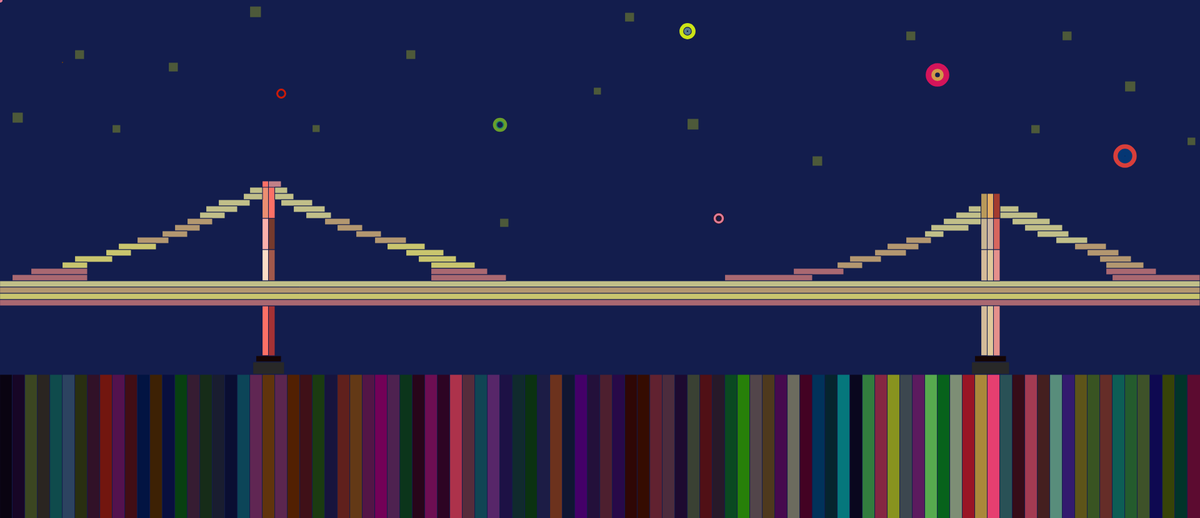
Frame 1 (no input)
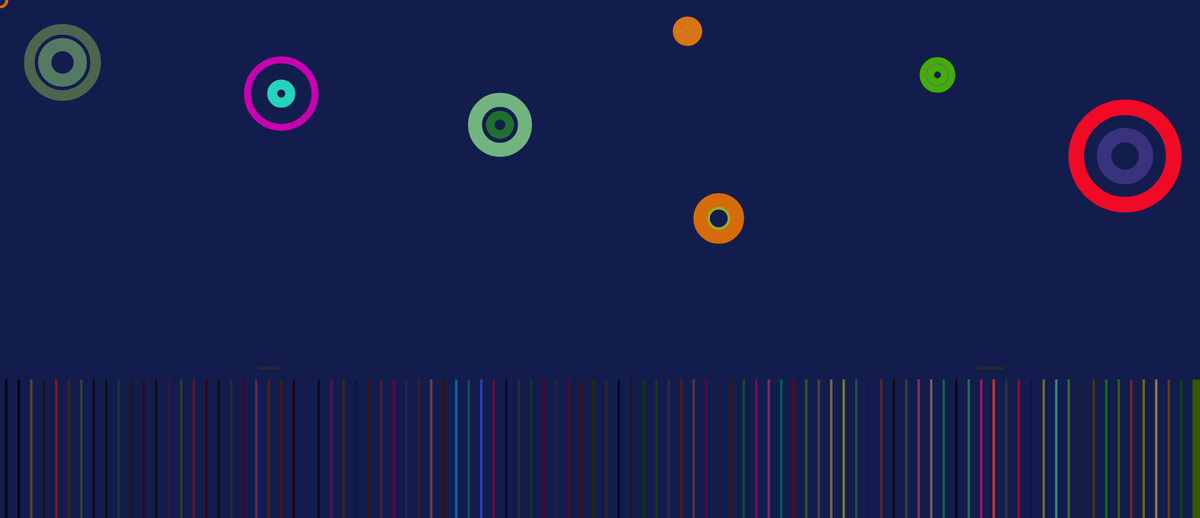
Frame 60 (no input)
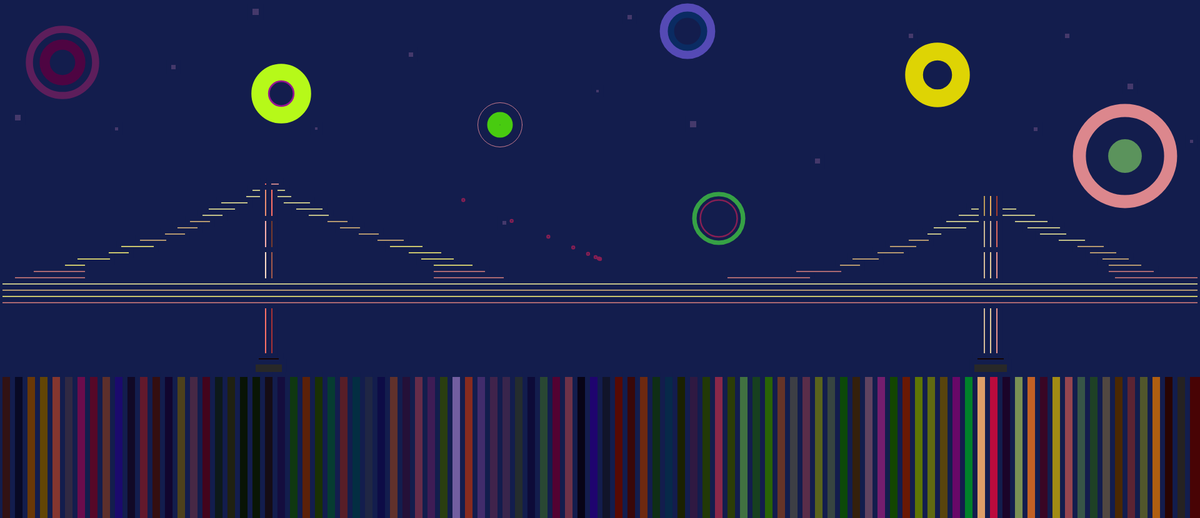
Frame 120 (the mouse pressed at the canvas centre since frame 60)

The p5.js sketch that drew these frames (run headless with seeded random() and noise() and a simulated clock; from frame 60 on, the mouse is pressed at the canvas centre):

// p5.js sketch
// ── sketch.js
//var a;
var r;
var trailX = [0, 0, 0, 0, 0, 0, 0, 0, 0, 0];
var trailY = [0, 0, 0, 0, 0, 0, 0, 0, 0, 0];

function setup(){
   createCanvas(1920,830);

//   a=0;
   r=0;
   size=[120,70,100];
   size1=[180,100,150];
   size2=[150,80,120];
   size3=[100,90,130];
   size4=[100,80,140];
   size5=[170,110,140];
   size6=[80,60,90];
}

function draw(){
   background(19,29,77);
   stroke(19,29,77);


   //별
   fill(Math.random()*255,Math.random()*255,Math.random()*255,70);
   rect(20,180,17,17);
   rect(120,80,15,15);
   rect(180,200,13,13);
   rect(270,100,15,15);
   rect(400,10,18,18);
   rect(500,200,12,12);
   rect(650,80,15,15);
   rect(800,350,14,14);
   rect(950,140,12,12);
   rect(1000,20,15,15);
   rect(1100,190,18,18);
   rect(1300,250,16,16);
   rect(1450,50,15,15);
   rect(1650,200,14,14);
   rect(1700,50,15,15);
   rect(1800,130,17,17);
   rect(1900,220,13,13);


   //기둥
   fill(235,142,113);
   rect(420,290,10,60);
   fill(252,176,171);
   rect(420,350,10,50);
   fill(252,220,198);
   rect(420,400,10,50);
   fill(252,112,102);
   rect(420,290,20,10);
   rect(420,490,10,80);
   fill(20,5,5);
   rect(410,570,40,10);
   fill(40,40,40);
   rect(405,580,50,20);

   //기둥2
   fill(252,112,102);
   rect(430,290,10,60);
   fill(117,58,45);
   rect(430,350,10,50);
   fill(161,88,75);
   rect(430,400,10,50);
   fill(193,128,136);
   rect(430,290,20,10);
   fill(165,50,53);
   rect(430,490,10,80);

   //다리선1
   fill(193,191,137);
   rect(400,300,20,10);
   rect(390,310,30,10);
   rect(350,320,50,10);
   rect(330,330,50,10);
   rect(320,340,40,10);
   fill(179,151,112);
   rect(300,350,40,10);
   rect(280,360,40,10);
   rect(260,370,40,10);
   rect(220,380,50,10);
   fill(201,197,110);
   rect(190,390,60,10);
   rect(170,400,40,10);
   rect(120,410,60,10);
   rect(100,420,40,10);
   fill(169,104,113);
   rect(50,430,90,10);
   rect(20,440,120,10);

   //다리선2
   fill(193,191,137);
   rect(440,300,20,10);
   rect(440,310,30,10);
   rect(450,320,50,10);
   rect(470,330,50,10);
   rect(490,340,40,10);
   fill(179,151,112);
   rect(520,350,40,10);
   rect(540,360,40,10);
   rect(570,370,40,10);
   rect(600,380,50,10);
   fill(201,197,110);
   rect(620,390,60,10);
   rect(650,400,60,10);
   rect(670,410,60,10);
   rect(690,420,70,10);
   fill(169,104,113);
   rect(690,430,90,10);
   rect(690,440,120,10);

   //다리선3
   fill(193,191,137);
   rect(1550,330,20,10);
   rect(1530,340,40,10);
   rect(1510,350,60,10);
   rect(1490,360,60,10);
   rect(1480,370,30,10);
   fill(179,151,112);
   rect(1450,380,40,10);
   rect(1420,390,50,10);
   rect(1400,400,50,10);
   rect(1360,410,50,10);
   rect(1340,420,40,10);
   fill(169,104,113);
   rect(1270,430,80,10);
   rect(1160,440,140,10);

   //다리선4
   fill(193,191,137);
   rect(1600,330,30,10);
   rect(1600,340,60,10);
   rect(1620,350,60,10);
   rect(1640,360,60,10);
   rect(1660,370,50,10);
   rect(1690,380,50,10);
   fill(179,151,112);
   rect(1720,390,50,10);
   rect(1740,400,50,10);
   rect(1760,410,50,10);
   rect(1770,420,60,10);
   fill(169,104,113);
   rect(1770,430,80,10);
   rect(1780,440,140,10);

   //다리몸통
   fill(193,191,137);
   rect(0,450,1920,10);
   fill(179,151,112);
   rect(0,460,1920,10);
   fill(201,197,110);
   rect(0,470,1920,10);
   fill(169,104,113);
   rect(0,480,1920,10);
   rect(690,430,90,10);
   rect(690,440,120,10);

   //기둥3
   fill(185,153,90);
   rect(1570,310,10,40);
   fill(200,181,146);
   rect(1570,350,10,50);
   fill(212,187,153);
   rect(1570,400,10,50);
   rect(1570,490,10,80);
   fill(20,5,5);
   rect(1560,570,50,10);
   fill(40,40,40);
   rect(1555,580,60,20);


   //기둥4
   fill(229,174,98);
   rect(1580,310,10,40);
   fill(205,181,162);
   rect(1580,350,10,50);
   fill(223,200,155);
   rect(1580,400,10,50);
   rect(1580,490,10,80);

   //기둥5
   fill(163,60,47);
   rect(1590,310,10,40);
   fill(215,102,94);
   rect(1590,350,10,50);
   fill(229,144,140);
   rect(1590,400,10,50);
   rect(1590,490,10,80);

   //바다비침
   fill(Math.random()*77,Math.random()*18,Math.random()*21);
   rect(0,600,200,250);
   fill(Math.random()*57,Math.random()*45,Math.random()*70);
   rect(20,600,200,250);
   fill(Math.random()*186,Math.random()*70,Math.random()*61);
   rect(40,600,200,250);
   fill(Math.random()*160,Math.random()*89,Math.random()*66);
   rect(60,600,200,250);
   fill(Math.random()*162,Math.random()*78,Math.random()*87);
   rect(80,600,200,250);
   fill(Math.random()*88,Math.random()*68,Math.random()*105);
   rect(100,600,200,250);
   fill(Math.random()*171,Math.random()*74,Math.random()*88);
   rect(120,600,200,250);
   fill(Math.random()*88,Math.random()*29,Math.random()*45);
   rect(140,600,200,250);
   fill(Math.random()*116,Math.random()*69,Math.random()*86);
   rect(160,600,200,250);
   fill(Math.random()*156,Math.random()*56,Math.random()*114);
   rect(180,600,200,250);
   fill(Math.random()*67,Math.random()*31,Math.random()*48);
   rect(200,600,200,250);
   fill(Math.random()*101,Math.random()*31,Math.random()*72);
   rect(220,600,200,250);
   fill(Math.random()*62,Math.random()*46,Math.random()*45);
   rect(240,600,200,250);
   fill(Math.random()*92,Math.random()*50,Math.random()*78);
   rect(260,600,200,250);   
   fill(Math.random()*130,Math.random()*87,Math.random()*103);
   rect(280,600,200,250);
   fill(Math.random()*102,Math.random()*55,Math.random()*94);
   rect(300,600,200,250);
   fill(Math.random()*79,Math.random()*60,Math.random()*78);
   rect(320,600,200,250);
   fill(Math.random()*54,Math.random()*34,Math.random()*105);
   rect(340,600,200,250);
   fill(Math.random()*70,Math.random()*48,Math.random()*74);
   rect(360,600,200,250);
   fill(Math.random()*77,Math.random()*74,Math.random()*123);
   rect(380,600,200,250);
   fill(Math.random()*144,Math.random()*82,Math.random()*85);
   rect(400,600,200,250);
   fill(Math.random()*165,Math.random()*63,Math.random()*61);
   rect(420,600,200,250);
   fill(Math.random()*118,Math.random()*62,Math.random()*80);
   rect(440,600,200,250);
   fill(Math.random()*91,Math.random()*58,Math.random()*63);
   rect(460,600,200,250);
   fill(Math.random()*94,Math.random()*69,Math.random()*76);
   rect(480,600,200,250);
   fill(Math.random()*101,Math.random()*71,Math.random()*81);
   rect(500,600,200,250);
   fill(Math.random()*83,Math.random()*61,Math.random()*64);
   rect(500,600,200,250);
   fill(Math.random()*119,Math.random()*76,Math.random()*96);
   rect(520,600,200,250);
   fill(Math.random()*101,Math.random()*59,Math.random()*67);
   rect(540,600,200,250);
   fill(Math.random()*135,Math.random()*74,Math.random()*97);
   rect(560,600,200,250);
   fill(Math.random()*94,Math.random()*49,Math.random()*73);
   rect(580,600,200,250);
   fill(Math.random()*93,Math.random()*41,Math.random()*30);
   rect(600,600,200,250);
   fill(Math.random()*137,Math.random()*65,Math.random()*95);
   rect(600,600,200,250);
   fill(Math.random()*117,Math.random()*71,Math.random()*87);
   rect(620,600,200,250);
   fill(Math.random()*138,Math.random()*58,Math.random()*109);
   rect(640,600,200,250);
   fill(Math.random()*137,Math.random()*66,Math.random()*79);
   rect(660,600,200,250);
   fill(Math.random()*136,Math.random()*67,Math.random()*108);
   rect(680,600,200,250);
   fill(Math.random()*108,Math.random()*64,Math.random()*95);
   rect(700,600,200,250);
   fill(Math.random()*184,Math.random()*101,Math.random()*195);
   rect(720,600,200,250);
   fill(Math.random()*140,Math.random()*86,Math.random()*109);
   rect(740,600,200,250);
   fill(Math.random()*123,Math.random()*80,Math.random()*211);
   rect(760,600,200,250);
   fill(Math.random()*139,Math.random()*73,Math.random()*107);
   rect(780,600,200,250);
   fill(Math.random()*83,Math.random()*48,Math.random()*135);
   rect(800,600,200,250);
   fill(Math.random()*133,Math.random()*57,Math.random()*76);
   rect(820,600,200,250);
   fill(Math.random()*151,Math.random()*57,Math.random()*88);
   rect(840,600,200,250);
   fill(Math.random()*112,Math.random()*90,Math.random()*91);
   rect(860,600,200,250);
   fill(Math.random()*140,Math.random()*52,Math.random()*98);
   rect(880,600,200,250);
   fill(Math.random()*157,Math.random()*68,Math.random()*73);
   rect(900,600,200,250);
   fill(Math.random()*164,Math.random()*57,Math.random()*147);
   rect(920,600,200,250);
   fill(Math.random()*144,Math.random()*72,Math.random()*117);
   rect(940,600,200,250);
   fill(Math.random()*113,Math.random()*50,Math.random()*62);
   rect(960,600,200,250);
   fill(Math.random()*127,Math.random()*71,Math.random()*73);
   rect(980,600,200,250);
   fill(Math.random()*59,Math.random()*46,Math.random()*75);
   rect(1000,600,200,250);
   fill(Math.random()*136,Math.random()*81,Math.random()*83);
   rect(1020,600,200,250);
   fill(Math.random()*115,Math.random()*67,Math.random()*77);
   rect(1040,600,200,250);
   fill(Math.random()*127,Math.random()*71,Math.random()*78);
   rect(1060,600,200,250);
   fill(Math.random()*118,Math.random()*54,Math.random()*70);
   rect(1080,600,200,250);
   fill(Math.random()*83,Math.random()*73,Math.random()*88);
   rect(1100,600,200,250);
   fill(Math.random()*98,Math.random()*57,Math.random()*77);
   rect(1120,600,200,250);
   fill(Math.random()*156,Math.random()*106,Math.random()*96);
   rect(1140,600,200,250);
   fill(Math.random()*134,Math.random()*81,Math.random()*84);
   rect(1160,600,200,250);
   fill(Math.random()*117,Math.random()*138,Math.random()*116);
   rect(1180,600,200,250);
   fill(Math.random()*169,Math.random()*109,Math.random()*97);
   rect(1200,600,200,250);
   fill(Math.random()*126,Math.random()*99,Math.random()*91);
   rect(1220,600,200,250);
   fill(Math.random()*130,Math.random()*99,Math.random()*117);
   rect(1240,600,200,250);
   fill(Math.random()*158,Math.random()*114,Math.random()*104);
   rect(1260,600,200,250);
   fill(Math.random()*102,Math.random()*105,Math.random()*94);
   rect(1280,600,200,250);
   fill(Math.random()*135,Math.random()*120,Math.random()*106);
   rect(1300,600,200,250);
   fill(Math.random()*128,Math.random()*100,Math.random()*89);
   rect(1320,600,200,250);
   fill(Math.random()*145,Math.random()*142,Math.random()*132);
   rect(1340,600,200,250);
   fill(Math.random()*115,Math.random()*99,Math.random()*85);
   rect(1360,600,200,250);
   fill(Math.random()*163,Math.random()*148,Math.random()*117);
   rect(1380,600,200,250);
   fill(Math.random()*183,Math.random()*150,Math.random()*110);
   rect(1400,600,200,250);
   fill(Math.random()*163,Math.random()*148,Math.random()*127);
   rect(1420,600,200,250);
   fill(Math.random()*153,Math.random()*168,Math.random()*137);
   rect(1440,600,200,250);
   fill(Math.random()*182,Math.random()*158,Math.random()*117);
   rect(1460,600,200,250);
   fill(Math.random()*170,Math.random()*173,Math.random()*139);
   rect(1480,600,200,250);
   fill(Math.random()*115,Math.random()*99,Math.random()*85);
   rect(1500,600,200,250);
   fill(Math.random()*163,Math.random()*148,Math.random()*117);
   rect(1520,600,200,250);
   fill(Math.random()*183,Math.random()*150,Math.random()*110);
   rect(1540,600,200,250);
   fill(Math.random()*254,Math.random()*190,Math.random()*123);
   rect(1560,600,200,250);
   fill(Math.random()*253,Math.random()*212,Math.random()*115);
   rect(1580,600,200,250);
   fill(Math.random()*252,Math.random()*159,Math.random()*106);
   rect(1600,600,200,250);
   fill(Math.random()*170,Math.random()*173,Math.random()*139);
   rect(1620,600,200,250);
   fill(Math.random()*195,Math.random()*170,Math.random()*113);
   rect(1640,600,200,250);
   fill(Math.random()*150,Math.random()*130,Math.random()*100);
   rect(1660,600,200,250);
   fill(Math.random()*170,Math.random()*173,Math.random()*139);
   rect(1680,600,200,250);
   fill(Math.random()*195,Math.random()*170,Math.random()*113);
   rect(1700,600,200,250);
   fill(Math.random()*126,Math.random()*110,Math.random()*80);
   rect(1720,600,200,250);
   fill(Math.random()*146,Math.random()*124,Math.random()*87);
   rect(1740,600,200,250);
   fill(Math.random()*159,Math.random()*119,Math.random()*78);
   rect(1760,600,200,250);
   fill(Math.random()*145,Math.random()*125,Math.random()*100);
   rect(1780,600,200,250);
   fill(Math.random()*150,Math.random()*122,Math.random()*89);
   rect(1800,600,200,250);
   fill(Math.random()*137,Math.random()*108,Math.random()*82);
   rect(1820,600,200,250);
   fill(Math.random()*178,Math.random()*145,Math.random()*111);
   rect(1840,600,200,250);
   fill(Math.random()*122,Math.random()*93,Math.random()*9);
   rect(1860,600,200,250);
   fill(Math.random()*116,Math.random()*85,Math.random()*71);
   rect(1880,600,200,250);
   fill(Math.random()*98,Math.random()*101,Math.random()*80);
   rect(1900,600,200,250);


//폭죽 strokeWeight 두께, stroke 색상, ellipse 위치

   noFill();
   for(var i = 0 ; i < 2; i++){
   strokeWeight(30*Math.random())
   stroke(Math.random()*205,Math.random()*150,Math.random()*150);
   ellipse(100,100, r%size[i],r%size[i]);
   r=r+1;
   }

   for(var i = 0 ; i < 2; i++){
   strokeWeight(30*Math.random())
   stroke(Math.random()*255,Math.random()*255,Math.random()*193);
   ellipse(450,150, r%size1[i],r%size1[i]);
   r=r+1;
   }

   for(var i = 0 ; i < 2; i++){
   strokeWeight(30*Math.random())
   stroke(Math.random()*235,Math.random()*240,Math.random()*190);
   ellipse(800,200, r%size2[i],r%size2[i]);
   r=r+1;
   }

   for(var i = 0 ; i < 2; i++){
   strokeWeight(30*Math.random())
   stroke(Math.random()*235,Math.random()*250,Math.random()*230);
   ellipse(1100,50, r%size3[i],r%size3[i]);
   r=r+1;
   }

   for(var i = 0 ; i < 2; i++){
   strokeWeight(30*Math.random())
   stroke(Math.random()*245,Math.random()*215,Math.random()*178);
   ellipse(1500,120, r%size4[i],r%size4[i]);
   r=r+1;
   }

   for(var i = 0 ; i < 2; i++){
   strokeWeight(30*Math.random())
   stroke(Math.random()*255,Math.random()*235,Math.random()*180);
   ellipse(1800,250, r%size5[i],r%size5[i]);
   r=r+1;
   }

   for(var i = 0 ; i < 2; i++){
   strokeWeight(30*Math.random())
   stroke(Math.random()*245,Math.random()*185,Math.random()*153);
   ellipse(1150,350, r%size6[i],r%size6[i]);
   r=r+1;
   }



   // mouse ellipse
   ellipse(mouseX, mouseY, 3, 3);
   // trail ellopse #0
   trailX[0] = (mouseX + trailX[0] * 3) / 4;
   trailY[0] = (mouseY + trailY[0] * 3) / 4;
   ellipse(trailX[0], trailY[0], 3, 3);

   for (var i = 1; i < 10; i = i +1)
   {
      trailX[i] = (trailX[i-1] + trailX[i] * 5) / 6;
      trailY[i] = (trailY[i-1] + trailY[i] * 5) / 6;
      ellipse(trailX[i], trailY[i], 4, 4);
   }
}






//바닷물
/*      for(var i = a%400 ;i<500;i++){
      stroke(((a+i)%500)*50/500);
      line(0,i+500,1920,i+500);

   }

   for(var i = 0 ;i<a%500;i++){
      stroke(((a+i)%500)*50/500);
      line(0,i+500,1920,i+500);

   }

a++;   
*/
